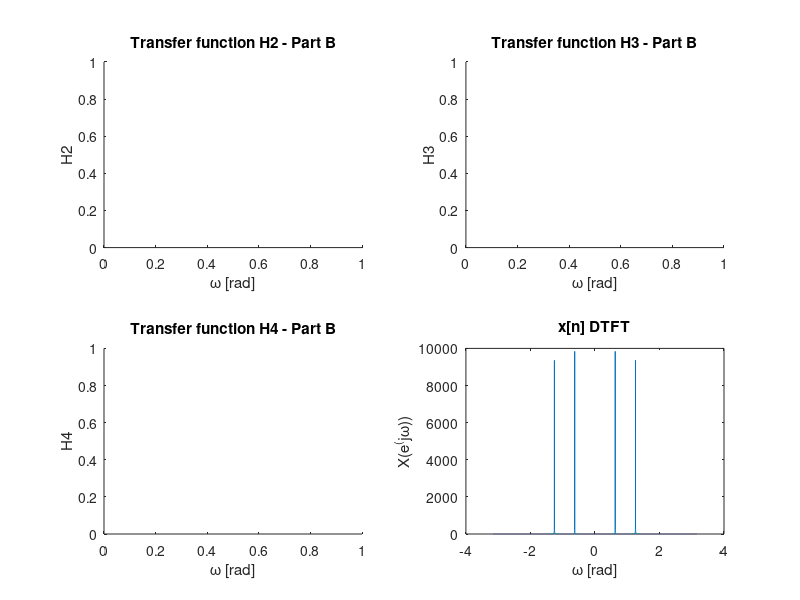

The MATLAB script that drew this image:
%Part B
load('LPF.mat');
w = linspace(-pi,pi,80);
%h2
subplot(2,2,1);
fft_h2 = fftshift(fft(h2));
%plot(w,abs(fft_h2));
title('Transfer function H2 - Part B')
xlabel('\omega [rad]');
ylabel('H2');

%h3
subplot(2,2,2);
fft_h3 = fftshift(fft(h3));
%plot(w,abs(fft_h3));
title('Transfer function H3 - Part B')
xlabel('\omega [rad]');
ylabel('H3');

%h4
subplot(2,2,3);
fft_h4 = fftshift(fft(h4));
%plot(w,abs(fft_h4));
title('Transfer function H4 - Part B')
xlabel('\omega [rad]');
ylabel('H4');

%h6
subplot(2,2,4);
fft_h6 = fftshift(fft(h6));
%plot(w,abs(fft_h6));
title('Transfer function H6 - Part B')
xlabel('\omega [rad]');
ylabel('H6');

close;

w = linspace(-pi,pi,2*10000+1);
n = -10000:10000;
xn = cos((2.*pi./5).*n) + cos(((pi)./5).*n);
fft_xn = fftshift(fft(xn));
plot(w,abs(fft_xn));
title('x[n] DTFT')
ylabel('X(e^(j\omega))');
xlabel('\omega [rad]');
